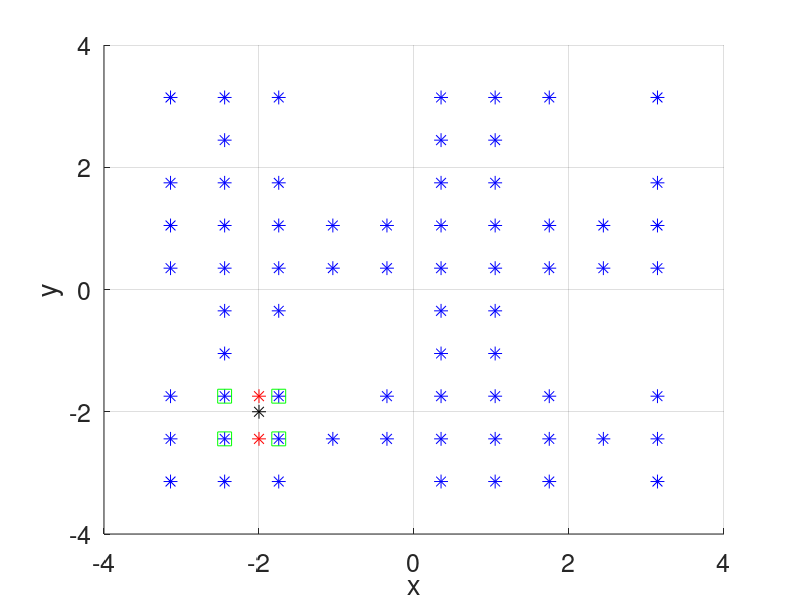

Write MATLAB code to recreate this figure.
clear
clc
close all

X = linspace(-pi,pi,10);
Y = X;


[xx,yy] = meshgrid(X,Y);

zz = 1 + 2*sin(2*xx) + 2*sin(2*yy);
[r,c] = size(zz);

fig = figure();
set(fig,'color','white')
set(gca,'FontSize',18)
xlabel('x')
ylabel('y')
zlabel('z')
hold on
grid on

xstar = -2;
ystar = -2;

locx = find(xstar < X,1);
locy = find(ystar < Y,1);

for idx = 1:r
    for jdx = 1:c
        plot3(xx(idx,jdx),yy(idx,jdx),zz(idx,jdx),'b*','MarkerSize',10)
    end
end


x0 = X(locx-1);
x1 = X(locx);
y0 = Y(locy-1);
y1 = Y(locy);

z00 = zz(locx-1,locy-1);
z10 = zz(locx,locy-1);
z01 = zz(locx-1,locy);
z11 = zz(locx,locy);

plot3(x0,y0,z00,'gs','MarkerSize',10)
plot3([x0 x0],[y0 y0],[0 z00],'k-')
plot3(x1,y0,z10,'gs','MarkerSize',10)
plot3([x1 x1],[y0 y0],[0 z10],'k-')
plot3(x0,y1,z01,'gs','MarkerSize',10)
plot3([x0 x0],[y1 y1],[0 z01],'k-')
plot3(x1,y1,z11,'gs','MarkerSize',10)
plot3([x1 x1],[y1 y1],[0 z11],'k-')

zU = z01 + (z11-z01)/(x1-x0)*(xstar-x0);
zL = z00 + (z10-z00)/(x1-x0)*(xstar-x0);

plot3(xstar,y1,zU,'r*','MarkerSize',10)
plot3(xstar,y0,zL,'r*','MarkerSize',10)


zstar = zL + (zU-zL)/(y1-y0)*(ystar-y0);

plot3(xstar,ystar,zstar,'k*','MarkerSize',10)

zlim([0 6])
